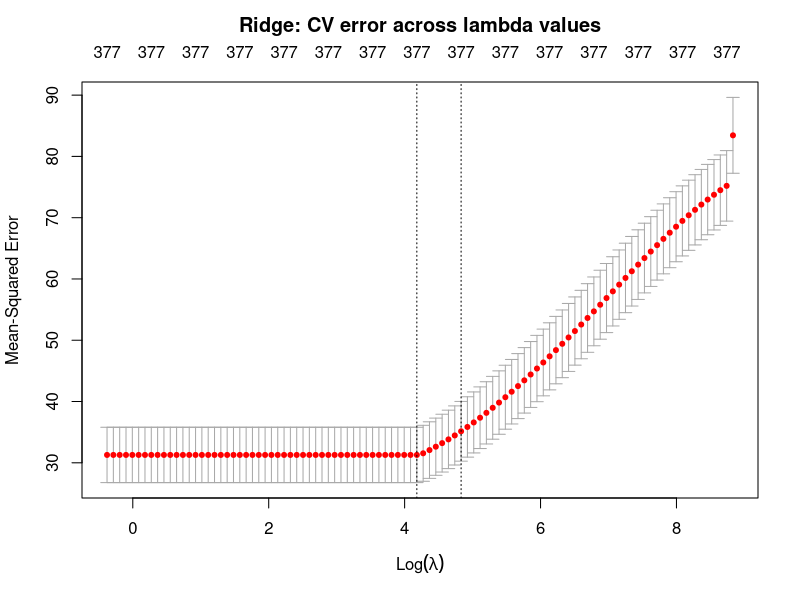
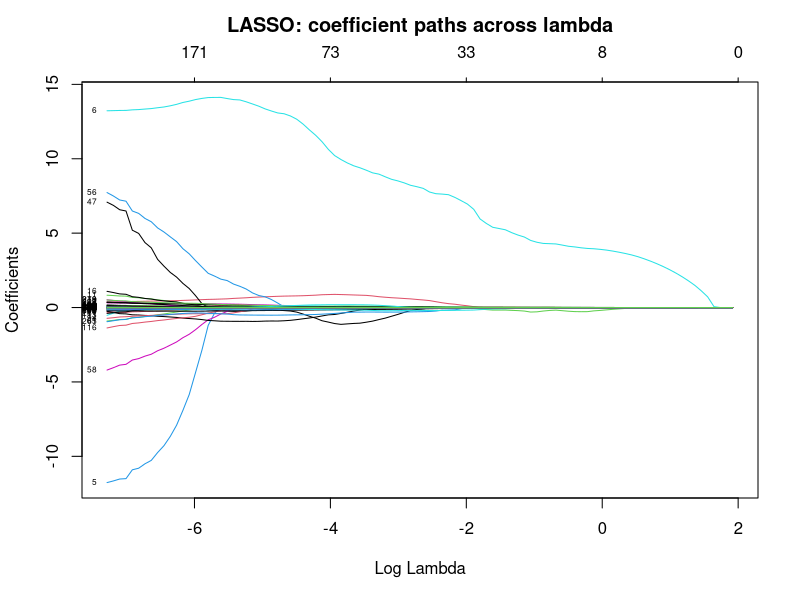
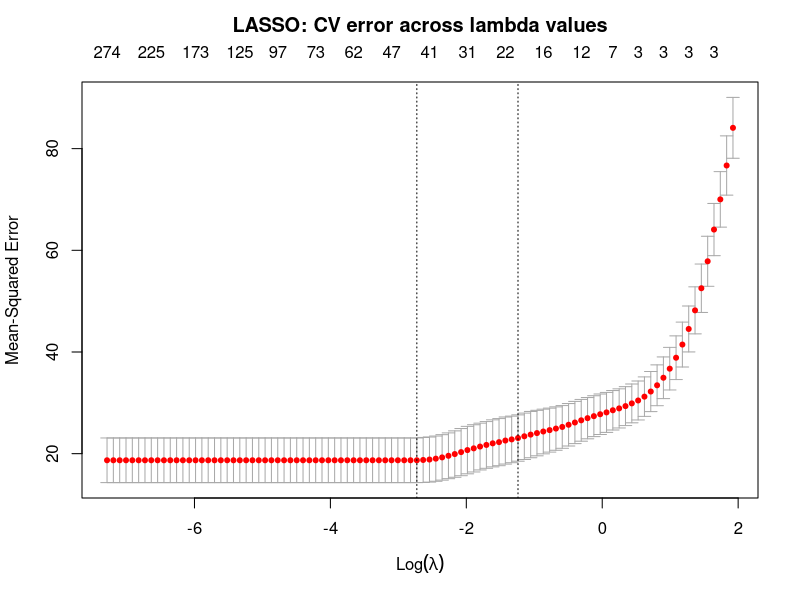

Write the R code that produced these figures, in order.
## ---- chunk 1
knitr::opts_chunk$set(echo = TRUE, message = FALSE, warning = FALSE)
## ---- chunk 2
library(glmnet)
library(MASS)

data(Boston)

# What do we have?
dim(Boston)
names(Boston)
## ---- chunk 3
# Quick look at the outcome
summary(Boston$medv)
## ---- chunk 4
set.seed(51)
n <- nrow(Boston)
train_idx <- sample(1:n, size = floor(0.8 * n))

train <- Boston[train_idx, ]
test  <- Boston[-train_idx, ]

cat("Training:", nrow(train), " Test:", nrow(test), "\n")
## ---- chunk 5
# Fit OLS
ols <- lm(medv ~ ., data = train)

# RMSE function
rmse <- function(actual, predicted) sqrt(mean((actual - predicted)^2))

ols_train_rmse <- rmse(train$medv, predict(ols, train))
ols_test_rmse  <- rmse(test$medv,  predict(ols, test))

cat("OLS in-sample RMSE: ", round(ols_train_rmse, 2), "\n")
cat("OLS out-of-sample RMSE:", round(ols_test_rmse, 2), "\n")
cat("Gap:", round(ols_test_rmse - ols_train_rmse, 2), "\n")
## ---- chunk 6
# Kitchen sink: all pairwise interactions + squared terms for continuous vars
f_kitchen <- medv ~ (crim + zn + indus + chas + nox + rm + age + dis +
                     rad + tax + ptratio + black + lstat)^3

X_train <- model.matrix(f_kitchen, data = train)[, -1]
X_test  <- model.matrix(f_kitchen, data = test)[, -1]

# Align columns between train and test
common_cols <- intersect(colnames(X_train), colnames(X_test))
X_train <- X_train[, common_cols]
X_test  <- X_test[,  common_cols]

y_train <- train$medv
y_test  <- test$medv

cat("Features after interactions + polynomials:", ncol(X_train), "\n")
cat("Training observations:", nrow(X_train), "\n")
cat("Ratio n/p:", round(nrow(X_train) / ncol(X_train), 1), "\n")
## ---- chunk 7
ols_kitchen <- lm(f_kitchen, data = train)

kitchen_train_rmse <- rmse(y_train, predict(ols_kitchen, train))
kitchen_test_rmse  <- rmse(y_test,  predict(ols_kitchen, test))

cat("Kitchen sink in-sample RMSE: ", round(kitchen_train_rmse, 2), "\n")
cat("Kitchen sink out-of-sample RMSE:", round(kitchen_test_rmse, 2), "\n")
cat("Gap:", round(kitchen_test_rmse - kitchen_train_rmse, 2),
    "<-- this is overfitting\n")
## ---- chunk 8
# Fit Ridge with cross-validation to pick lambda
set.seed(51)
cv_ridge <- cv.glmnet(X_train, y_train, alpha = 0, nfolds = 10)

# Plot the CV curve
plot(cv_ridge)
title("Ridge: CV error across lambda values", line = 2.5)
## ---- chunk 9
cat("lambda.min:", round(cv_ridge$lambda.min, 4), "\n")
cat("log(lambda.min):", round(log(cv_ridge$lambda.min), 4), "\n")

# Predict and evaluate
ridge_pred <- predict(cv_ridge, s = "lambda.min", newx = X_test)
ridge_rmse <- rmse(y_test, ridge_pred)
cat("Ridge out-of-sample RMSE:", round(ridge_rmse, 2), "\n")

# Coefficients — Ridge keeps all 13
ridge_coefs <- coef(cv_ridge, s = "lambda.min")
cat("Non-zero coefficients:", sum(ridge_coefs[-1] != 0), "of", ncol(X_train), "\n")
## ---- chunk 10
# Coefficient shrinkage path — watch variables drop to zero
la_path <- glmnet(X_train, y_train, alpha = 1)

plot(la_path, xvar = "lambda", label = TRUE)
title("LASSO: coefficient paths across lambda", line = 2.5)
## ---- chunk 11
# Cross-validate to find optimal lambda
set.seed(51)
cv_lasso <- cv.glmnet(X_train, y_train, alpha = 1, nfolds = 10)

plot(cv_lasso)
title("LASSO: CV error across lambda values", line = 2.5)
## ---- chunk 12
cat("lambda.min:", round(cv_lasso$lambda.min, 4), "\n")
cat("log(lambda.min):", round(log(cv_lasso$lambda.min), 4), "\n")

# Predict and evaluate
lasso_pred <- predict(cv_lasso, s = "lambda.min", newx = X_test)
lasso_rmse <- rmse(y_test, lasso_pred)
cat("LASSO out-of-sample RMSE:", round(lasso_rmse, 2), "\n")

# Which variables survived?
lasso_coefs <- coef(cv_lasso, s = "lambda.min")
n_kept <- sum(lasso_coefs[-1] != 0)
cat("Variables kept:", n_kept, "of", ncol(X_train), "\n\n")

survivors <- rownames(lasso_coefs)[lasso_coefs[, 1] != 0]
survivors <- survivors[survivors != "(Intercept)"]
cat("Surviving variables:\n")
print(round(lasso_coefs[survivors, 1], 3))
## ---- chunk 13
set.seed(51)
cv_enet <- cv.glmnet(X_train, y_train, alpha = 0.5, nfolds = 10)

enet_pred <- predict(cv_enet, s = "lambda.min", newx = X_test)
enet_rmse <- rmse(y_test, enet_pred)

enet_coefs <- coef(cv_enet, s = "lambda.min")
enet_kept <- sum(enet_coefs[-1] != 0)

cat("Elastic Net RMSE:", round(enet_rmse, 2), "\n")
cat("Variables kept:", enet_kept, "of", ncol(X_train), "\n")
## ---- chunk 14
results <- data.frame(
  Model        = c("OLS", "Ridge", "LASSO", "Elastic Net"),
  Predictors   = c(ncol(X_train),
                   ncol(X_train),
                   n_kept,
                   enet_kept),
  Test_RMSE    = round(c(ols_test_rmse,
                         ridge_rmse,
                         lasso_rmse,
                         enet_rmse), 3)
)

print(results)
